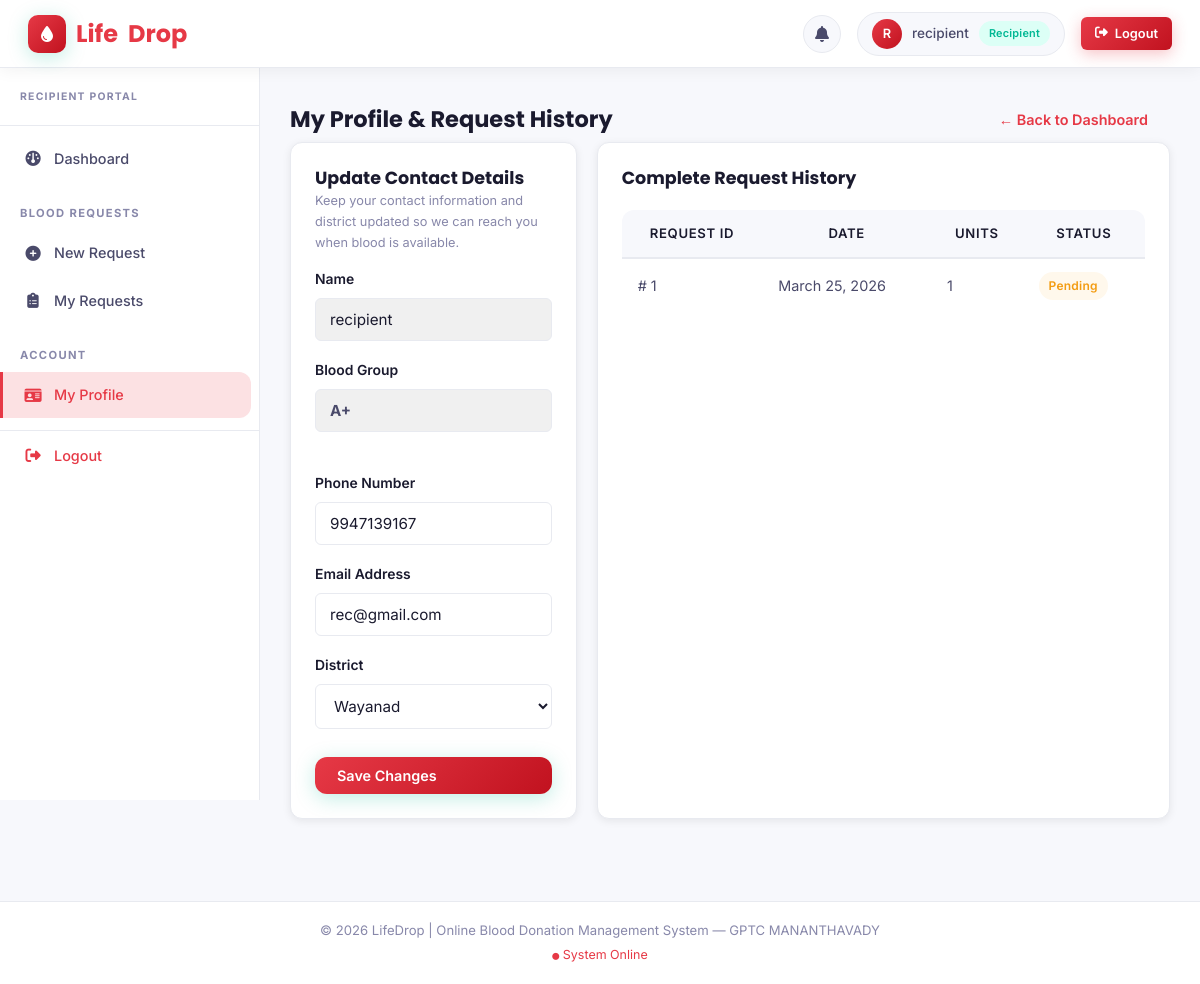
Page /recipient/profile.php (signed in) on the committed database.
### tables this page shows
CREATE TABLE `recipient` (
  `Recipient_ID` int(11) NOT NULL,
  `Name` varchar(100) NOT NULL,
  `Blood_Group` varchar(5) NOT NULL,
  `Phone` varchar(20) DEFAULT NULL,
  `Email` varchar(100) NOT NULL,
  `District` varchar(50) DEFAULT NULL,
  `Emergency_Flag` enum('Yes','No') DEFAULT 'No',
  `Password` varchar(255) NOT NULL,
  `Status` enum('Pending','Approved','Rejected') DEFAULT 'Pending',
  `Created_At` timestamp NOT NULL DEFAULT current_timestamp()
);

CREATE TABLE `blood_request` (
  `Request_ID` int(11) NOT NULL,
  `Recipient_ID` int(11) NOT NULL,
  `Blood_Group` varchar(5) NOT NULL,
  `Quantity` int(11) NOT NULL DEFAULT 1,
  `District` varchar(50) DEFAULT NULL,
  `Emergency_Status` enum('Yes','No') DEFAULT 'No',
  `Request_Date` timestamp NOT NULL DEFAULT current_timestamp(),
  `Status` enum('Pending','Matched','Fulfilled','Cancelled') DEFAULT 'Pending'
);

### recipient/profile.php (the view, shortened to what this page needs)
<?php
require_once dirname(__DIR__) . '/includes/header.php';
$recipient_id = $_SESSION['user_id'];
try {
    $stmt = $pdo->prepare("SELECT * FROM RECIPIENT WHERE Recipient_ID = ?");
    $stmt->execute([$recipient_id]);
    $recipient = $stmt->fetch(PDO::FETCH_ASSOC);
    $hist_stmt = $pdo->prepare("SELECT * FROM BLOOD_REQUEST WHERE Recipient_ID = ? ORDER BY Request_Date DESC");
    $hist_stmt->execute([$recipient_id]);
    $history = $hist_stmt->fetchAll(PDO::FETCH_ASSOC);
} catch (PDOException $e) {
    die("Database Error: A system error occurred. Please try again later.");
}
?>
<div style="display: flex; justify-content: space-between; align-items: center;">
    <h2>My Profile & Request History</h2>
    <a href="dashboard.php" class="btn">&larr; Back to Dashboard</a>
</div>
<div class="dashboard-grid" style="grid-template-columns: 1fr 2fr;">
    <div class="card">
        <h3>Update Contact Details</h3>
        <p style="font-size: 0.85em; color: var(--text-muted); margin-bottom: 15px;">Keep your contact information and
            district updated so we can reach you when blood is available.</p>
        <form method="POST" action="">
            <div class="form-group">
                <label>Name</label>
                <input type="text" class="form-control" value="<?php echo htmlspecialchars($recipient['Name']); ?>"
                    disabled style="background:#f0f0f0;">
            </div>
            <div class="form-group">
                <label>Blood Group</label>
                <input type="text" class="form-control"
                    value="<?php echo htmlspecialchars($recipient['Blood_Group']); ?>" disabled
                    style="background:#f0f0f0; color:var(--primary-color); font-weight:bold;">
            </div>
            <div class="form-group">
                <label>Phone Number</label>
                <input type="tel" name="phone" class="form-control"
                    value="<?php echo htmlspecialchars($recipient['Phone']); ?>" required>
            </div>
            <div class="form-group">
                <label>Email Address</label>
                <input type="email" name="email" class="form-control"
                    value="<?php echo htmlspecialchars($recipient['Email']); ?>" required>
            </div>
            <div class="form-group">
                <label>District</label>
                <select name="district" class="form-control" required>
                    <?php
                    $districts = ['Alappuzha', 'Ernakulam', 'Idukki', 'Kannur', 'Kasaragod', 'Kollam', 'Kottayam', 'Kozhikode', 'Malappuram', 'Palakkad', 'Pathanamthitta', 'Thiruvananthapuram', 'Thrissur', 'Wayanad'];
                    foreach ($districts as $d) {
                        $sel = ($recipient['District'] === $d) ? 'selected' : '';
                        echo "<option value=\"$d\" $sel>$d</option>";
                    }
                    ?>
                </select>
            </div>
            <button type="submit" name="update_profile" class="btn btn-primary"
                style="width: 100%; margin-top: 10px;">Save Changes</button>
        </form>
    </div>
    <div class="card">
        <h3 style="margin-bottom: 20px;">Complete Request History</h3>
        <?php if (count($history) > 0): ?>
            <div class="table-responsive">
                <table class="table">
                    <thead>
                        <tr>
                            <th>Request ID</th>
                            <th>Date</th>
                            <th>Units</th>
                            <th>Status</th>
                        </tr>
                    </thead>
                    <tbody>
                        <?php foreach ($history as $record): ?>
                            <tr>
                                <td>#
                                    <?php echo $record['Request_ID']; ?>
                                </td>
                                <td>
                                    <?php echo date('F d, Y', strtotime($record['Request_Date'])); ?>
                                </td>
                                <td>
                                    <?php echo $record['Quantity']; ?>
                                </td>
                                <td>
                                    <?php if ($record['Status'] === 'Fulfilled'): ?>
                                        <span class="badge badge-success">Fulfilled</span>
                                    <?php elseif (in_array($record['Status'], ['Matched', 'Pending'])): ?>
                                        <span class="badge badge-pending">
                                            <?php echo htmlspecialchars($record['Status']); ?>
                                        </span>
                                    <?php else: ?>
                                        <span class="badge" style="background:#999; color:white;">
                                            <?php echo htmlspecialchars($record['Status']); ?>
                                        </span>
                                    <?php endif; ?>
                                </td>
                            </tr>
                        <?php endforeach; ?>
                    </tbody>
                </table>
            </div>
        <?php endif; ?>
    </div>
</div>
<?php require_once dirname(__DIR__) . '/includes/footer.php'; ?>

### assets/css/style.css (style rules this page uses)
:root { --primary: #e63946; --primary-dark: #c1121f; --primary-light: #fff0f1; --primary-glow: rgba(230, 57, 70, 0.15); --accent-red: #e63946; --accent-red-dark: #c1121f; --accent-red-light: #fff0f1; --text-dark: #1a1a2e; --text-body: #4a4a6a; --text-muted: #8888aa; --bg-page: #f7f8fc; --bg-card: #ffffff; --border: #e8eaf0; --success: #00b894; --warning: #f39c12; --danger: #e63946; --info: #0984e3; --shadow-xs: 0 1px 3px rgba(0, 0, 0, 0.06); --shadow-sm: 0 2px 8px rgba(0, 0, 0, 0.08); --shadow-md: 0 4px 20px rgba(0, 0, 0, 0.10); --shadow-lg: 0 8px 40px rgba(0, 0, 0, 0.12); --shadow-primary: 0 4px 20px rgba(0, 184, 148, 0.25); --sidebar-w: 260px; --topbar-h: 68px; --radius-sm: 6px; --radius-md: 12px; --radius-lg: 20px; --radius-xl: 30px; --transition: all 0.25s cubic-bezier(0.4, 0, 0.2, 1); }
*, *::before, *::after { margin: 0; padding: 0; box-sizing: border-box; }
html { scroll-behavior: smooth; }
body { font-family: 'Inter', 'Segoe UI', sans-serif; background-color: var(--bg-page); color: var(--text-body); line-height: 1.65; font-size: 15px; }
h1, h2, h3, h4, h5 { font-family: 'Poppins', sans-serif; color: var(--text-dark); line-height: 1.3; }
a { color: var(--primary); text-decoration: none; transition: var(--transition); }
.btn { display: inline-flex; align-items: center; gap: 7px; padding: 10px 22px; font-family: 'Inter', sans-serif; font-size: 0.9rem; font-weight: 600; border: none; border-radius: var(--radius-md); cursor: pointer; text-decoration: none; transition: var(--transition); white-space: nowrap; }
.btn-primary { background: linear-gradient(135deg, var(--primary), var(--primary-dark)); color: white; box-shadow: var(--shadow-primary); }
.card { background: var(--bg-card); border-radius: var(--radius-md); border: 1px solid var(--border); padding: 24px; margin-bottom: 24px; box-shadow: var(--shadow-sm); transition: var(--transition); }
.dashboard-grid { display: grid; grid-template-columns: repeat(auto-fit, minmax(220px, 1fr)); gap: 20px; margin-bottom: 28px; }
.form-group { margin-bottom: 18px; }
.form-group label { display: block; margin-bottom: 7px; font-weight: 600; font-size: 0.87rem; color: var(--text-dark); }
.form-control { width: 100%; padding: 11px 14px; border: 1.5px solid var(--border); border-radius: var(--radius-sm); font-size: 0.95rem; font-family: 'Inter', sans-serif; color: var(--text-dark); background: #fff; transition: var(--transition); outline: none; }
.form-control::placeholder { color: var(--text-muted); }
select.form-control { cursor: pointer; }
.table-responsive { overflow-x: auto; border-radius: var(--radius-md); }
.table { width: 100%; border-collapse: collapse; font-size: 0.9rem; }
.table th { background: var(--bg-page); color: var(--text-dark); font-weight: 600; font-size: 0.82rem; text-transform: uppercase; letter-spacing: 0.05em; padding: 13px 16px; border-bottom: 2px solid var(--border); white-space: nowrap; }
.table td { padding: 13px 16px; border-bottom: 1px solid var(--border); color: var(--text-body); vertical-align: middle; }
.table tbody tr:last-child td { border-bottom: none; }
.badge { display: inline-flex; align-items: center; gap: 4px; padding: 4px 10px; border-radius: var(--radius-xl); font-size: 0.75rem; font-weight: 600; letter-spacing: 0.02em; }
.badge-pending, .badge-warning { background: #fff8ec; color: var(--warning); }

### rows in the picture
recipient: Name "recipient", Blood_Group "A+", phone "9947139167", email "rec@gmail.com"
blood_request: Request_ID "1", Request_Date "March 25, 2026", Quantity "1", Status "Pending"

### other values in the picture
substr($_SESSION['user_name'] ?? $_SESSION['role'], 0, 1) "R"
$_SESSION['user_name'] "recipient"
$_SESSION['role'] "Recipient"
form field district "Wayanad"
